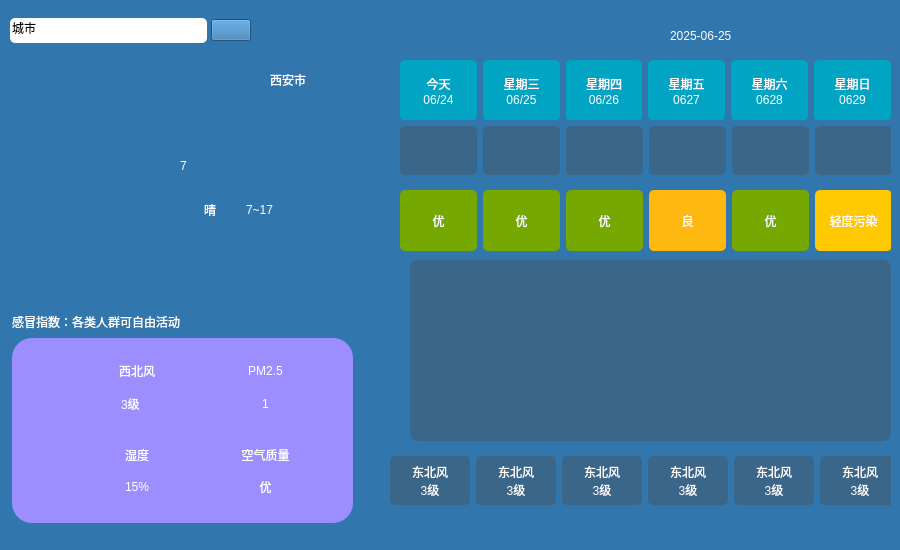
<?xml version="1.0" encoding="UTF-8"?>
<ui version="4.0">
 <class>Widget</class>
 <widget class="QWidget" name="Widget">
  <property name="geometry">
   <rect>
    <x>0</x>
    <y>0</y>
    <width>900</width>
    <height>550</height>
   </rect>
  </property>
  <property name="minimumSize">
   <size>
    <width>900</width>
    <height>550</height>
   </size>
  </property>
  <property name="windowTitle">
   <string>Widget</string>
  </property>
  <property name="styleSheet">
   <string notr="true">color: rgb(255, 255, 255);
background-color: rgb(49, 119, 174);</string>
  </property>
  <widget class="QWidget" name="widget_left" native="true">
   <property name="geometry">
    <rect>
     <x>0</x>
     <y>0</y>
     <width>361</width>
     <height>541</height>
    </rect>
   </property>
   <widget class="QWidget" name="widget_left01" native="true">
    <property name="geometry">
     <rect>
      <x>10</x>
      <y>10</y>
      <width>241</width>
      <height>41</height>
     </rect>
    </property>
    <property name="toolTip">
     <string>请输入城市</string>
    </property>
    <layout class="QHBoxLayout" name="horizontalLayout">
     <property name="spacing">
      <number>4</number>
     </property>
     <property name="leftMargin">
      <number>0</number>
     </property>
     <property name="topMargin">
      <number>0</number>
     </property>
     <property name="rightMargin">
      <number>0</number>
     </property>
     <property name="bottomMargin">
      <number>0</number>
     </property>
     <item>
      <widget class="QLineEdit" name="lineEdit_City">
       <property name="minimumSize">
        <size>
         <width>0</width>
         <height>25</height>
        </size>
       </property>
       <property name="styleSheet">
        <string notr="true">color: rgb(0, 0, 0);
font: 12pt &quot;Microsoft YaHei UI&quot;;
background-color: rgb(255, 255, 255);
font: 9pt &quot;宋体&quot;;
border-radius: 5px;</string>
       </property>
       <property name="text">
        <string>城市</string>
       </property>
      </widget>
     </item>
     <item>
      <widget class="QPushButton" name="pushButton_findCity">
       <property name="styleSheet">
        <string notr="true">border-image: url(:/imd/find.png);</string>
       </property>
       <property name="text">
        <string/>
       </property>
      </widget>
     </item>
    </layout>
   </widget>
   <widget class="QWidget" name="widget_left02" native="true">
    <property name="geometry">
     <rect>
      <x>0</x>
      <y>80</y>
      <width>361</width>
      <height>201</height>
     </rect>
    </property>
    <widget class="QLabel" name="curShowTianqi">
     <property name="geometry">
      <rect>
       <x>6</x>
       <y>6</y>
       <width>161</width>
       <height>171</height>
      </rect>
     </property>
     <property name="sizePolicy">
      <sizepolicy hsizetype="Fixed" vsizetype="Fixed">
       <horstretch>0</horstretch>
       <verstretch>0</verstretch>
      </sizepolicy>
     </property>
     <property name="styleSheet">
      <string notr="true">border-image: url(:/imd/clear_2.png);</string>
     </property>
     <property name="text">
      <string/>
     </property>
     <property name="scaledContents">
      <bool>true</bool>
     </property>
    </widget>
    <widget class="QWidget" name="layoutWidget">
     <property name="geometry">
      <rect>
       <x>180</x>
       <y>30</y>
       <width>131</width>
       <height>131</height>
      </rect>
     </property>
     <layout class="QVBoxLayout" name="verticalLayout_6">
      <item>
       <widget class="QLabel" name="curShowWendu">
        <property name="styleSheet">
         <string notr="true">font: 36pt &quot;Microsoft YaHei UI&quot;;
color: rgb(255, 255, 255);</string>
        </property>
        <property name="text">
         <string>7</string>
        </property>
        <property name="alignment">
         <set>Qt::AlignBottom|Qt::AlignLeading|Qt::AlignLeft</set>
        </property>
       </widget>
      </item>
      <item>
       <layout class="QHBoxLayout" name="horizontalLayout_4" stretch="0,0">
        <item>
         <widget class="QLabel" name="wea">
          <property name="minimumSize">
           <size>
            <width>60</width>
            <height>0</height>
           </size>
          </property>
          <property name="maximumSize">
           <size>
            <width>60</width>
            <height>16777215</height>
           </size>
          </property>
          <property name="styleSheet">
           <string notr="true">font: 12pt &quot;Microsoft YaHei UI&quot;;</string>
          </property>
          <property name="text">
           <string>晴</string>
          </property>
          <property name="alignment">
           <set>Qt::AlignCenter</set>
          </property>
         </widget>
        </item>
        <item>
         <widget class="QLabel" name="zuiDiGaoQiWen">
          <property name="styleSheet">
           <string notr="true">color: rgb(255, 255, 255);
font: 12pt &quot;Microsoft YaHei UI&quot;;</string>
          </property>
          <property name="text">
           <string>7~17</string>
          </property>
          <property name="alignment">
           <set>Qt::AlignLeading|Qt::AlignLeft|Qt::AlignVCenter</set>
          </property>
         </widget>
        </item>
       </layout>
      </item>
     </layout>
    </widget>
   </widget>
   <widget class="QWidget" name="layoutWidget">
    <property name="geometry">
     <rect>
      <x>12</x>
      <y>312</y>
      <width>341</width>
      <height>211</height>
     </rect>
    </property>
    <layout class="QVBoxLayout" name="verticalLayout_5">
     <item>
      <widget class="QLabel" name="tiXing">
       <property name="maximumSize">
        <size>
         <width>16777215</width>
         <height>20</height>
        </size>
       </property>
       <property name="text">
        <string>感冒指数：各类人群可自由活动</string>
       </property>
      </widget>
     </item>
     <item>
      <widget class="QWidget" name="widget_left03" native="true">
       <property name="styleSheet">
        <string notr="true">background-color: rgb(157, 142, 255);
border-radius: 20px;
color: rgb(255, 255, 255);</string>
       </property>
       <widget class="QWidget" name="widget_6" native="true">
        <property name="geometry">
         <rect>
          <x>40</x>
          <y>10</y>
          <width>251</width>
          <height>161</height>
         </rect>
        </property>
        <layout class="QGridLayout" name="gridLayout_9">
         <item row="0" column="0">
          <widget class="QWidget" name="widget_7" native="true">
           <layout class="QGridLayout" name="gridLayout_5">
            <item row="0" column="0" rowspan="2">
             <widget class="QLabel" name="label_19">
              <property name="minimumSize">
               <size>
                <width>40</width>
                <height>40</height>
               </size>
              </property>
              <property name="maximumSize">
               <size>
                <width>40</width>
                <height>40</height>
               </size>
              </property>
              <property name="styleSheet">
               <string notr="true">
image: url(:/imd/feng.png);</string>
              </property>
              <property name="text">
               <string/>
              </property>
             </widget>
            </item>
            <item row="0" column="1">
             <widget class="QLabel" name="FXType">
              <property name="minimumSize">
               <size>
                <width>60</width>
                <height>0</height>
               </size>
              </property>
              <property name="maximumSize">
               <size>
                <width>60</width>
                <height>16777215</height>
               </size>
              </property>
              <property name="text">
               <string>西北风</string>
              </property>
              <property name="alignment">
               <set>Qt::AlignCenter</set>
              </property>
             </widget>
            </item>
            <item row="1" column="1">
             <widget class="QLabel" name="FXData">
              <property name="minimumSize">
               <size>
                <width>30</width>
                <height>0</height>
               </size>
              </property>
              <property name="maximumSize">
               <size>
                <width>50</width>
                <height>16777215</height>
               </size>
              </property>
              <property name="text">
               <string>3级 </string>
              </property>
              <property name="alignment">
               <set>Qt::AlignCenter</set>
              </property>
             </widget>
            </item>
           </layout>
          </widget>
         </item>
         <item row="0" column="1">
          <widget class="QWidget" name="widget_8" native="true">
           <layout class="QGridLayout" name="gridLayout_6">
            <item row="0" column="1">
             <widget class="QLabel" name="PM">
              <property name="text">
               <string>PM2.5</string>
              </property>
              <property name="alignment">
               <set>Qt::AlignCenter</set>
              </property>
             </widget>
            </item>
            <item row="1" column="1">
             <widget class="QLabel" name="PMData">
              <property name="text">
               <string>1</string>
              </property>
              <property name="alignment">
               <set>Qt::AlignCenter</set>
              </property>
             </widget>
            </item>
            <item row="0" column="0" rowspan="2">
             <widget class="QLabel" name="label_24">
              <property name="minimumSize">
               <size>
                <width>40</width>
                <height>40</height>
               </size>
              </property>
              <property name="maximumSize">
               <size>
                <width>40</width>
                <height>40</height>
               </size>
              </property>
              <property name="styleSheet">
               <string notr="true">image: url(:/imd/wuMai.png);</string>
              </property>
              <property name="text">
               <string/>
              </property>
             </widget>
            </item>
           </layout>
          </widget>
         </item>
         <item row="1" column="0">
          <widget class="QWidget" name="widget_9" native="true">
           <layout class="QGridLayout" name="gridLayout_7">
            <item row="0" column="0" rowspan="2">
             <widget class="QLabel" name="label_25">
              <property name="minimumSize">
               <size>
                <width>40</width>
                <height>40</height>
               </size>
              </property>
              <property name="maximumSize">
               <size>
                <width>40</width>
                <height>40</height>
               </size>
              </property>
              <property name="styleSheet">
               <string notr="true">image: url(:/imd/ShiDu.png);</string>
              </property>
              <property name="text">
               <string/>
              </property>
             </widget>
            </item>
            <item row="0" column="1">
             <widget class="QLabel" name="label_26">
              <property name="minimumSize">
               <size>
                <width>40</width>
                <height>0</height>
               </size>
              </property>
              <property name="text">
               <string>湿度</string>
              </property>
              <property name="alignment">
               <set>Qt::AlignCenter</set>
              </property>
             </widget>
            </item>
            <item row="1" column="1">
             <widget class="QLabel" name="shidu">
              <property name="minimumSize">
               <size>
                <width>0</width>
                <height>0</height>
               </size>
              </property>
              <property name="text">
               <string>15%</string>
              </property>
              <property name="alignment">
               <set>Qt::AlignCenter</set>
              </property>
             </widget>
            </item>
           </layout>
          </widget>
         </item>
         <item row="1" column="1">
          <widget class="QWidget" name="widget_10" native="true">
           <layout class="QGridLayout" name="gridLayout_8">
            <item row="0" column="1">
             <widget class="QLabel" name="label_28">
              <property name="text">
               <string>空气质量</string>
              </property>
              <property name="alignment">
               <set>Qt::AlignCenter</set>
              </property>
             </widget>
            </item>
            <item row="1" column="1">
             <widget class="QLabel" name="KQZLData">
              <property name="text">
               <string>优</string>
              </property>
              <property name="alignment">
               <set>Qt::AlignCenter</set>
              </property>
             </widget>
            </item>
            <item row="0" column="0" rowspan="2">
             <widget class="QLabel" name="label_30">
              <property name="minimumSize">
               <size>
                <width>40</width>
                <height>40</height>
               </size>
              </property>
              <property name="maximumSize">
               <size>
                <width>40</width>
                <height>40</height>
               </size>
              </property>
              <property name="styleSheet">
               <string notr="true">border-image: url(:/imd/AirQuality.png);</string>
              </property>
              <property name="text">
               <string/>
              </property>
             </widget>
            </item>
           </layout>
          </widget>
         </item>
        </layout>
       </widget>
      </widget>
     </item>
    </layout>
   </widget>
   <widget class="QLabel" name="city">
    <property name="geometry">
     <rect>
      <x>270</x>
      <y>70</y>
      <width>71</width>
      <height>20</height>
     </rect>
    </property>
    <property name="styleSheet">
     <string notr="true">font: 14pt &quot;Microsoft YaHei UI&quot;;</string>
    </property>
    <property name="text">
     <string>西安市</string>
    </property>
   </widget>
  </widget>
  <widget class="QWidget" name="widget_right" native="true">
   <property name="geometry">
    <rect>
     <x>370</x>
     <y>0</y>
     <width>521</width>
     <height>531</height>
    </rect>
   </property>
   <widget class="QLabel" name="currDate">
    <property name="geometry">
     <rect>
      <x>300</x>
      <y>10</y>
      <width>221</width>
      <height>51</height>
     </rect>
    </property>
    <property name="styleSheet">
     <string notr="true">
font: 26pt &quot;Microsoft YaHei UI&quot;;</string>
    </property>
    <property name="text">
     <string>2025-06-25</string>
    </property>
   </widget>
   <widget class="QWidget" name="widget_right01" native="true">
    <property name="geometry">
     <rect>
      <x>30</x>
      <y>60</y>
      <width>491</width>
      <height>61</height>
     </rect>
    </property>
    <layout class="QHBoxLayout" name="horizontalLayout_2">
     <item>
      <widget class="QLabel" name="date0">
       <property name="styleSheet">
        <string notr="true">background-color: rgb(1, 164, 195);
border-radius: 5px;</string>
       </property>
       <property name="text">
        <string>今天
06/24</string>
       </property>
       <property name="alignment">
        <set>Qt::AlignCenter</set>
       </property>
      </widget>
     </item>
     <item>
      <widget class="QLabel" name="date1">
       <property name="styleSheet">
        <string notr="true">background-color: rgb(1, 164, 195);
border-radius: 5px;</string>
       </property>
       <property name="text">
        <string>星期三
06/25</string>
       </property>
       <property name="alignment">
        <set>Qt::AlignCenter</set>
       </property>
      </widget>
     </item>
     <item>
      <widget class="QLabel" name="date2">
       <property name="styleSheet">
        <string notr="true">border-radius: 5px;background-color: rgb(1, 164, 195);</string>
       </property>
       <property name="text">
        <string>星期四
06/26</string>
       </property>
       <property name="alignment">
        <set>Qt::AlignCenter</set>
       </property>
      </widget>
     </item>
     <item>
      <widget class="QLabel" name="date3">
       <property name="styleSheet">
        <string notr="true">background-color: rgb(1, 164, 195);
border-radius: 5px;</string>
       </property>
       <property name="text">
        <string>星期五
0627</string>
       </property>
       <property name="alignment">
        <set>Qt::AlignCenter</set>
       </property>
      </widget>
     </item>
     <item>
      <widget class="QLabel" name="date4">
       <property name="styleSheet">
        <string notr="true">background-color: rgb(1, 164, 195);
border-radius: 5px;</string>
       </property>
       <property name="text">
        <string>星期六
0628</string>
       </property>
       <property name="alignment">
        <set>Qt::AlignCenter</set>
       </property>
      </widget>
     </item>
     <item>
      <widget class="QLabel" name="date5">
       <property name="styleSheet">
        <string notr="true">background-color: rgb(1, 164, 195);
border-radius: 5px;</string>
       </property>
       <property name="text">
        <string>星期日
0629</string>
       </property>
       <property name="alignment">
        <set>Qt::AlignCenter</set>
       </property>
      </widget>
     </item>
    </layout>
   </widget>
   <widget class="QWidget" name="widget_right02" native="true">
    <property name="geometry">
     <rect>
      <x>30</x>
      <y>120</y>
      <width>491</width>
      <height>61</height>
     </rect>
    </property>
    <property name="styleSheet">
     <string notr="true">
Label{
background-color: rgb(58, 102, 138);
border-radius: 5px;
 }</string>
    </property>
    <layout class="QHBoxLayout" name="horizontalLayout_3">
     <item>
      <widget class="QLabel" name="date_0_wea">
       <property name="minimumSize">
        <size>
         <width>77</width>
         <height>49</height>
        </size>
       </property>
       <property name="maximumSize">
        <size>
         <width>77</width>
         <height>49</height>
        </size>
       </property>
       <property name="styleSheet">
        <string notr="true">image: url(:/imd/cloudy.png);
background-color: rgb(58, 102, 138);
border-radius: 5px;</string>
       </property>
       <property name="text">
        <string/>
       </property>
       <property name="scaledContents">
        <bool>true</bool>
       </property>
      </widget>
     </item>
     <item>
      <widget class="QLabel" name="date_1_wea">
       <property name="minimumSize">
        <size>
         <width>77</width>
         <height>49</height>
        </size>
       </property>
       <property name="maximumSize">
        <size>
         <width>77</width>
         <height>49</height>
        </size>
       </property>
       <property name="styleSheet">
        <string notr="true">image: url(:/imd/cloudy.png);
background-color: rgb(58, 102, 138);
border-radius: 5px;</string>
       </property>
       <property name="text">
        <string/>
       </property>
       <property name="scaledContents">
        <bool>true</bool>
       </property>
      </widget>
     </item>
     <item>
      <widget class="QLabel" name="date_2_wea">
       <property name="minimumSize">
        <size>
         <width>77</width>
         <height>49</height>
        </size>
       </property>
       <property name="maximumSize">
        <size>
         <width>77</width>
         <height>49</height>
        </size>
       </property>
       <property name="styleSheet">
        <string notr="true">image: url(:/imd/cloudy.png);
background-color: rgb(58, 102, 138);
border-radius: 5px;</string>
       </property>
       <property name="text">
        <string/>
       </property>
       <property name="scaledContents">
        <bool>true</bool>
       </property>
      </widget>
     </item>
     <item>
      <widget class="QLabel" name="date_3_wea">
       <property name="minimumSize">
        <size>
         <width>77</width>
         <height>49</height>
        </size>
       </property>
       <property name="maximumSize">
        <size>
         <width>77</width>
         <height>49</height>
        </size>
       </property>
       <property name="styleSheet">
        <string notr="true">image: url(:/imd/cloudy.png);
background-color: rgb(58, 102, 138);
border-radius: 5px;</string>
       </property>
       <property name="text">
        <string/>
       </property>
       <property name="scaledContents">
        <bool>true</bool>
       </property>
      </widget>
     </item>
     <item>
      <widget class="QLabel" name="date_4_wea">
       <property name="minimumSize">
        <size>
         <width>77</width>
         <height>49</height>
        </size>
       </property>
       <property name="maximumSize">
        <size>
         <width>77</width>
         <height>49</height>
        </size>
       </property>
       <property name="styleSheet">
        <string notr="true">image: url(:/imd/cloudy.png);
background-color: rgb(58, 102, 138);
border-radius: 5px;</string>
       </property>
       <property name="text">
        <string/>
       </property>
       <property name="scaledContents">
        <bool>true</bool>
       </property>
      </widget>
     </item>
     <item>
      <widget class="QLabel" name="date_5_wea">
       <property name="minimumSize">
        <size>
         <width>77</width>
         <height>49</height>
        </size>
       </property>
       <property name="maximumSize">
        <size>
         <width>77</width>
         <height>49</height>
        </size>
       </property>
       <property name="styleSheet">
        <string notr="true">image: url(:/imd/cloudy.png);
background-color: rgb(58, 102, 138);
border-radius: 5px;</string>
       </property>
       <property name="text">
        <string/>
       </property>
       <property name="scaledContents">
        <bool>true</bool>
       </property>
      </widget>
     </item>
    </layout>
   </widget>
   <widget class="QWidget" name="widget_right03" native="true">
    <property name="geometry">
     <rect>
      <x>30</x>
      <y>190</y>
      <width>491</width>
      <height>61</height>
     </rect>
    </property>
    <property name="styleSheet">
     <string notr="true">Label{
border-radius:5px;
font :20
}

</string>
    </property>
    <layout class="QHBoxLayout" name="horizontalLayout_5">
     <item>
      <widget class="QLabel" name="date_0_KQ">
       <property name="minimumSize">
        <size>
         <width>77</width>
         <height>49</height>
        </size>
       </property>
       <property name="styleSheet">
        <string notr="true">font: 12pt &quot;Microsoft YaHei UI&quot;;
background-color: rgb(117, 169, 2);
border-radius:5px;</string>
       </property>
       <property name="text">
        <string>优</string>
       </property>
       <property name="alignment">
        <set>Qt::AlignCenter</set>
       </property>
      </widget>
     </item>
     <item>
      <widget class="QLabel" name="date_1_KQ">
       <property name="minimumSize">
        <size>
         <width>77</width>
         <height>49</height>
        </size>
       </property>
       <property name="styleSheet">
        <string notr="true">font: 12pt &quot;Microsoft YaHei UI&quot;;
background-color: rgb(117, 169, 2);
border-radius:5px;</string>
       </property>
       <property name="text">
        <string>优</string>
       </property>
       <property name="alignment">
        <set>Qt::AlignCenter</set>
       </property>
      </widget>
     </item>
     <item>
      <widget class="QLabel" name="date_2_KQ">
       <property name="minimumSize">
        <size>
         <width>77</width>
         <height>49</height>
        </size>
       </property>
       <property name="styleSheet">
        <string notr="true">font: 12pt &quot;Microsoft YaHei UI&quot;;
background-color: rgb(117, 169, 2);
border-radius:5px;</string>
       </property>
       <property name="text">
        <string>优</string>
       </property>
       <property name="alignment">
        <set>Qt::AlignCenter</set>
       </property>
      </widget>
     </item>
     <item>
      <widget class="QLabel" name="date_3_KQ">
       <property name="minimumSize">
        <size>
         <width>77</width>
         <height>49</height>
        </size>
       </property>
       <property name="styleSheet">
        <string notr="true">font: 12pt &quot;Microsoft YaHei UI&quot;;
background-color: rgb(117, 169, 2);
border-radius:5px;
background-color: rgb(255, 184, 16);</string>
       </property>
       <property name="text">
        <string>良</string>
       </property>
       <property name="alignment">
        <set>Qt::AlignCenter</set>
       </property>
      </widget>
     </item>
     <item>
      <widget class="QLabel" name="date_4_KQ">
       <property name="minimumSize">
        <size>
         <width>77</width>
         <height>49</height>
        </size>
       </property>
       <property name="styleSheet">
        <string notr="true">font: 12pt &quot;Microsoft YaHei UI&quot;;
background-color: rgb(117, 169, 2);
border-radius:5px;</string>
       </property>
       <property name="text">
        <string>优</string>
       </property>
       <property name="alignment">
        <set>Qt::AlignCenter</set>
       </property>
      </widget>
     </item>
     <item>
      <widget class="QLabel" name="date_5_KQ">
       <property name="minimumSize">
        <size>
         <width>77</width>
         <height>49</height>
        </size>
       </property>
       <property name="styleSheet">
        <string notr="true">font: 12pt &quot;Microsoft YaHei UI&quot;;
background-color: rgb(255, 200, 0);
border-radius:5px;</string>
       </property>
       <property name="text">
        <string>轻度污染</string>
       </property>
       <property name="alignment">
        <set>Qt::AlignCenter</set>
       </property>
      </widget>
     </item>
    </layout>
   </widget>
   <widget class="QWidget" name="widget_right04" native="true">
    <property name="geometry">
     <rect>
      <x>40</x>
      <y>260</y>
      <width>481</width>
      <height>181</height>
     </rect>
    </property>
    <property name="styleSheet">
     <string notr="true">background-color: rgb(58, 102, 138);
border-radius:8px;</string>
    </property>
   </widget>
   <widget class="QWidget" name="widget_right05" native="true">
    <property name="geometry">
     <rect>
      <x>20</x>
      <y>450</y>
      <width>511</width>
      <height>61</height>
     </rect>
    </property>
    <layout class="QHBoxLayout" name="horizontalLayout_6">
     <item>
      <widget class="QLabel" name="date_0_FX">
       <property name="minimumSize">
        <size>
         <width>80</width>
         <height>49</height>
        </size>
       </property>
       <property name="maximumSize">
        <size>
         <width>80</width>
         <height>49</height>
        </size>
       </property>
       <property name="styleSheet">
        <string notr="true">background-color: rgb(58, 102, 138);
border-radius:5px;</string>
       </property>
       <property name="text">
        <string>东北风
3级</string>
       </property>
       <property name="alignment">
        <set>Qt::AlignCenter</set>
       </property>
      </widget>
     </item>
     <item>
      <widget class="QLabel" name="date_1_FX">
       <property name="minimumSize">
        <size>
         <width>80</width>
         <height>49</height>
        </size>
       </property>
       <property name="maximumSize">
        <size>
         <width>80</width>
         <height>49</height>
        </size>
       </property>
       <property name="styleSheet">
        <string notr="true">background-color: rgb(58, 102, 138);
border-radius:5px;</string>
       </property>
       <property name="text">
        <string>东北风
3级</string>
       </property>
       <property name="alignment">
        <set>Qt::AlignCenter</set>
       </property>
      </widget>
     </item>
     <item>
      <widget class="QLabel" name="date_2_FX">
       <property name="minimumSize">
        <size>
         <width>80</width>
         <height>49</height>
        </size>
       </property>
       <property name="maximumSize">
        <size>
         <width>80</width>
         <height>49</height>
        </size>
       </property>
       <property name="styleSheet">
        <string notr="true">background-color: rgb(58, 102, 138);
border-radius:5px;</string>
       </property>
       <property name="text">
        <string>东北风
3级</string>
       </property>
       <property name="alignment">
        <set>Qt::AlignCenter</set>
       </property>
      </widget>
     </item>
     <item>
      <widget class="QLabel" name="date_3_FX">
       <property name="minimumSize">
        <size>
         <width>80</width>
         <height>49</height>
        </size>
       </property>
       <property name="maximumSize">
        <size>
         <width>80</width>
         <height>49</height>
        </size>
       </property>
       <property name="styleSheet">
        <string notr="true">background-color: rgb(58, 102, 138);
border-radius:5px;</string>
       </property>
       <property name="text">
        <string>东北风
3级</string>
       </property>
       <property name="alignment">
        <set>Qt::AlignCenter</set>
       </property>
      </widget>
     </item>
     <item>
      <widget class="QLabel" name="date_4_FX">
       <property name="minimumSize">
        <size>
         <width>80</width>
         <height>49</height>
        </size>
       </property>
       <property name="maximumSize">
        <size>
         <width>80</width>
         <height>49</height>
        </size>
       </property>
       <property name="styleSheet">
        <string notr="true">background-color: rgb(58, 102, 138);
border-radius:5px;</string>
       </property>
       <property name="text">
        <string>东北风
3级</string>
       </property>
       <property name="alignment">
        <set>Qt::AlignCenter</set>
       </property>
      </widget>
     </item>
     <item>
      <widget class="QLabel" name="date_5_FX">
       <property name="minimumSize">
        <size>
         <width>80</width>
         <height>49</height>
        </size>
       </property>
       <property name="maximumSize">
        <size>
         <width>80</width>
         <height>49</height>
        </size>
       </property>
       <property name="styleSheet">
        <string notr="true">background-color: rgb(58, 102, 138);
border-radius:5px;</string>
       </property>
       <property name="text">
        <string>东北风
3级</string>
       </property>
       <property name="alignment">
        <set>Qt::AlignCenter</set>
       </property>
      </widget>
     </item>
    </layout>
   </widget>
  </widget>
 </widget>
 <resources/>
 <connections/>
</ui>
